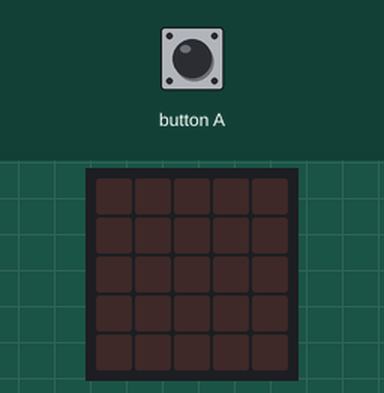
The program below on a simulated BBC micro:bit (MakeCode). Shown: the board's 5×5 LED display. The test bench sets the inputs (shaded band). Random numbers come from a fixed seed.

Above: at 1.2 s.
1.3 s: button A pressed for 0.15 s
At 3.3 s:
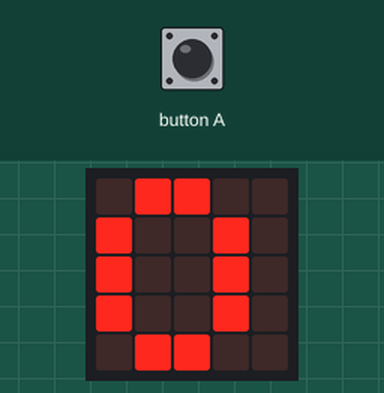
4.4 s: button A pressed for 0.15 s
At 6.5 s:
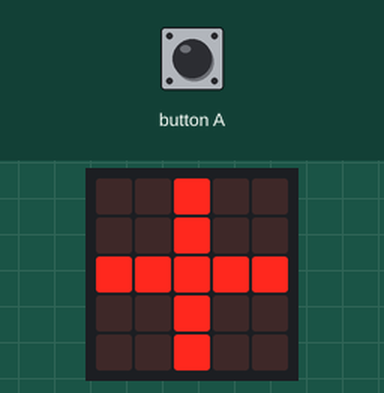
7.5 s: button A pressed for 0.15 s
At 9.6 s:
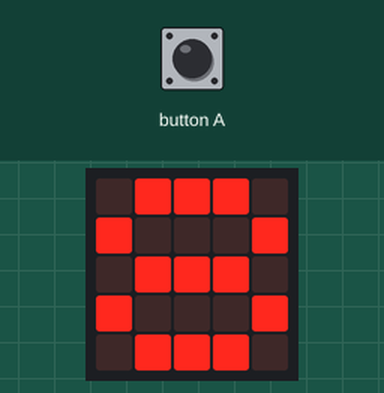
Timing chart, 0 to 11.1 s (numbered marks = the images above; inputs shaded):
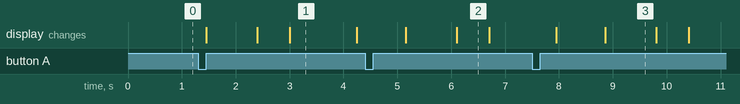

The program:

main.ts
```typescript
let numero1 = 0
input.onButtonPressed(Button.A, function () {
    let numero2 = 0
    numero1 = randint(1, 9)
    basic.showNumber(numero1)
    basic.pause(200)
    basic.showLeds(`
        . . # . .
        . . # . .
        # # # # #
        . . # . .
        . . # . .
        `)
    basic.pause(200)
    numero1 = randint(1, 9)
    basic.showNumber(numero2)
    basic.pause(500)
    basic.showLeds(`
        . . . . .
        # # # # #
        . . . . .
        # # # # #
        . . . . .
        `)
    basic.pause(500)
    basic.pause(numero2 + numero1)
})
```

test.ts
```typescript
// aquí va el archivo "tests"; esto no se compilará cuando este paquete se utilice como una extensión.
```

Measured:
- after the input at 1.3 s, the display: first changes after 0.15 s (image 1 shows a later state)
- after the input at 4.4 s, the display: first changes after 0.75 s (image 2 shows a later state)
- what the display in image 1 shows lasts 1.3 s, from 3.0 s to 4.3 s
- what the display in image 2 shows lasts 0.6 s, from 6.1 s to 6.7 s
- what the display in image 3 shows lasts 0.9 s, from 8.9 s to 9.8 s
